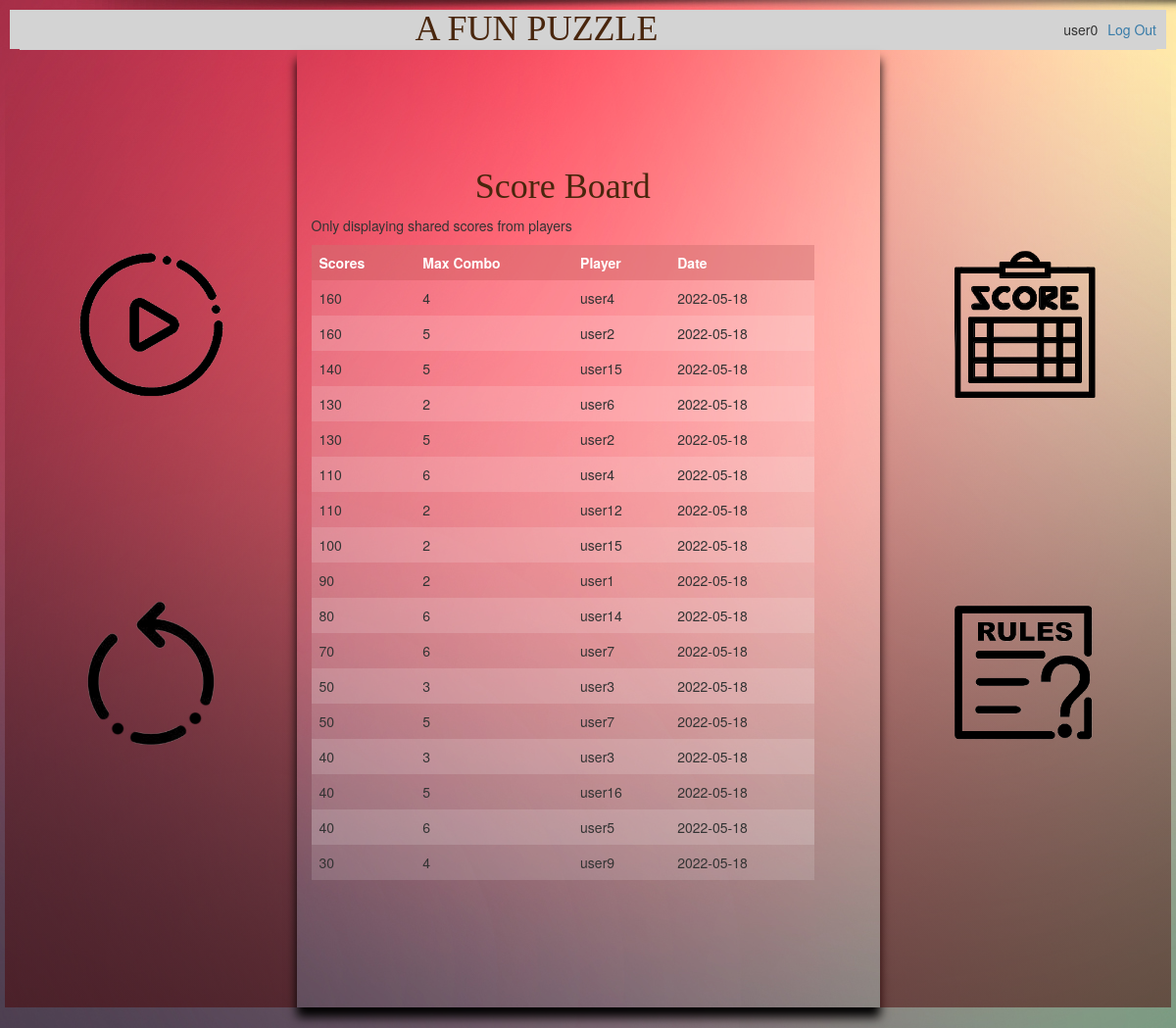
/score (signed in), run on the app's committed database.
### tables this page shows
CREATE TABLE user (
  id INTEGER PRIMARY KEY AUTOINCREMENT,
  username TEXT UNIQUE NOT NULL,
  password TEXT NOT NULL,
  isadmin INTEGER NOT NULL

);

CREATE TABLE score (
  id INTEGER PRIMARY KEY AUTOINCREMENT,
  player_id INTEGER NOT NULL,
  created TIMESTAMP NOT NULL DEFAULT CURRENT_TIMESTAMP,
  maxcombo INTEGER NOT NULL,
  score INTEGER NOT NULL,
  shareable TEXT NOT NULL,
  FOREIGN KEY (player_id) REFERENCES user (id)
);

### flaskapp/play.py (the view, shortened to what this page needs)
@bp.route('/score', methods=('GET', 'POST'))
@login_required
def score():
    db = get_db()
    scores = db.execute(
        'SELECT s.id, maxcombo, score, created, player_id, username, shareable'
        ' FROM score s JOIN user u ON s.player_id = u.id'
        ' ORDER BY score DESC'
    ).fetchall()
    users = db.execute(
        'SELECT id, username, isadmin'
        ' FROM user '
        ' ORDER BY id DESC'
    ).fetchall()
    return render_template('play/score.html', scores=scores, users=users)

### flaskapp/auth.py (called while the page is built)
@bp.before_app_request
def load_logged_in_user():
    user_id = session.get('user_id')
    if user_id is None:
        g.user = None
    else:
        g.user = get_db().execute(
            'SELECT * FROM user WHERE id = ?', (user_id,)
        ).fetchone()

def login_required(view):
    @functools.wraps(view)
    def wrapped_view(**kwargs):
        if g.user is None:
            return redirect(url_for('auth.login'))
        return view(**kwargs)
    return wrapped_view

### flaskapp/db.py (called while the page is built)
def get_db():
    if 'db' not in g:
        g.db = sqlite3.connect(
            current_app.config['DATABASE'],
            detect_types=sqlite3.PARSE_DECLTYPES
        )
        g.db.row_factory = sqlite3.Row
    return g.db

### flaskapp/templates/play/score.html (shortened to what this page needs)
{% extends 'base.html' %}
{% block content %}
    <div class="row">
      <div class="col-xs-12">
        <h1>{% block title %}Score Board {% endblock %}</h1>
      </div>
      <div class="col-xs-12">
        <table id="scoreboard">
          <tr>
            <th>Scores</th>
            <th>Max Combo</th>
            <th>Player</th>
            <th>Date</th>
          </tr>
          {% if g.user['isadmin'] == 1 %}
          {% for score in scores %}
          <tr>
            <td>{{ score['score'] }}</td>
            <td>{{ score['maxcombo'] }}</td>
            <td>{{ score['username'] }}</td>
            <td>{{ score['created'].strftime('%Y-%m-%d') }}</td>
          </tr>
          {% endfor %}
          <tr>
            <form method="post">
              <td>
                <label for="score">Score</label>
                <input name="score" id="score" placeholder="Enter a score" required>
              </td>
              <td>
                <label for="username">Maxcombo</label>
                <input name="maxcombo" id="maxcombo" placeholder="Enter a maxcombo" required>
              </td>
              <td>
                <label for="cars">Player:</label>
                <select name="playerid" id="playerid">
                  {% for user in users %}
                  <option value = {{ user['id'] }} >{{ user['username'] }}</option>
                  {% endfor %}
                </select>
              </td>
              <td>
                <input type="submit" value="Add">
              </td>
            </form>
          </tr>
          {% else %}
          <p>Only displaying shared scores from players</p>
          {% for score in scores %}
          {% if score['shareable'] == "1" %}
          <tr>
            <td>{{ score['score'] }}</td>
            <td>{{ score['maxcombo'] }}</td>
            <td>{{ score['username'] }}</td>
            <td>{{ score['created'].strftime('%Y-%m-%d') }}</td>
          </tr>
          {% endif %}
          {% endfor %}
          {% endif %}
        </table>
      </div>
    </div>
{% endblock %}

### flaskapp/templates/base.html (shortened to what this page needs)
<!doctype html>
<link rel="stylesheet" href="https://maxcdn.bootstrapcdn.com/bootstrap/3.4.1/css/bootstrap.min.css">
<link rel="stylesheet" href="{{ url_for('static', filename='css/style.css') }}">
<nav>
  <h1>A FUN PUZZLE</h1>
  <ul>
    {% if g.user %}
      <li><span>{{ g.user['username'] }}</span>
      <li><a href="{{ url_for('auth.logout') }}">Log Out</a>
    {% else %}
      <li><a href="{{ url_for('auth.register') }}">Register</a>
      <li><a href="{{ url_for('auth.login') }}">Log In</a>
    {% endif %}
  </ul>
</nav>
<section class="content">
  <header>
  </header>
  <div class="row" >
    <div class="col-sm-3 col-xs-12 centerdiv maindivs">
      <div class="row">
        <div class="col-sm-12 col-xs-6 btndiv">
          <a href="/play#play">
            <div class="play buttondiv">
            </div>
          </a>
        </div>
        <div class="col-sm-12 col-xs-6 btndiv">
          <a href="/restart">
            <div class="restart buttondiv">
            </div>
          </a>
        </div>
      </div>
    </div>
    <div class="col-sm-6 col-xs-12 gamediv maindivs" id="play">
  {% block content %}
  {% endblock %}
</div>
<div class="col-sm-3 col-xs-12 centerdiv maindivs">
  <div class="row">
    <div class="col-sm-12 col-xs-6 btndiv">
      <a href="/score">
        <div class="score buttondiv">
        </div>
      </a>
    </div>
    <div class="col-sm-12 col-xs-6 btndiv">
      <a href="/rules">
        <div class="rules buttondiv">
        </div>
      </a>
    </div>
  </div>
</div>
</div>
</section>

### flaskapp/static/css/style.css (style rules this page uses)
.gamediv { padding-top: 110px; overflow: auto; height: 95vh; display: flex; display: -webkit-flex; transition: 0.3s; box-shadow: 0px 10px 10px rgb(0, 0, 0); }
.centerdiv { height: 95vh; display: flex; justify-content: center; background: linear-gradient(rgba(0, 0, 0, 0.0), rgba(72, 2, 2, 0.5)); }
.btndiv { display: flex; justify-content: center; }
.buttondiv { margin-top: 20vh; margin-left: 20px; margin-right: 20px; height: 150px; width: 150px; background-repeat: no-repeat; background-size: contain; transition: 0.3s; }
.play { background-image: url("pics/play.png"); }
.restart { background-image: url("pics/restart.png"); }
.score { background-image: url("pics/score.png"); }
.rules { background-image: url("pics/rules.png"); }
table { margin-bottom: 110px; border-collapse: collapse; width: 100%; }
th, td { text-align: left; padding: 8px; }
tr:nth-child(even) { background-color: #f2f2f226 }
tr:nth-child(odd) { background-color: #f8f8f846 }
th { background-color: #aa040442; color: white; }
h1 { font-family: cursive; text-align: center; font-family: serif; color: #49260d; margin: 1rem 0; }
a { color: #377ba8; }
nav { width: 100%; background: lightgray; display: flex; align-items: center; padding: 0 0.5rem; }
nav h1 { flex: auto; margin: 0; }
nav ul { display: flex; list-style: none; margin: 0; padding: 0; }
nav ul li a, nav ul li span, header .action { display: block; padding: 0.5rem; }
.content { padding: 0 1rem 1rem; }
.content>header { border-bottom: 1px solid lightgray; display: flex; align-items: flex-end; }
.content:last-child { margin-bottom: 0; }

### data on the page
user: user.username "user0"
score: score "160", maxcombo "4", username "user4", created "2022-05-18"
score: score "160", maxcombo "5", username "user2", created "2022-05-18"
score: score "140", maxcombo "5", username "user15", created "2022-05-18"
score: score "130", maxcombo "2", username "user6", created "2022-05-18"
score: score "130", maxcombo "5", username "user2", created "2022-05-18"
score: score "110", maxcombo "6", username "user4", created "2022-05-18"
score: score "110", maxcombo "2", username "user12", created "2022-05-18"
score: score "100", maxcombo "2", username "user15", created "2022-05-18"
score: score "90", maxcombo "2", username "user1", created "2022-05-18"
score: score "80", maxcombo "6", username "user14", created "2022-05-18"
score: score "70", maxcombo "6", username "user7", created "2022-05-18"
score: score "50", maxcombo "3", username "user3", created "2022-05-18"
score: score "50", maxcombo "5", username "user7", created "2022-05-18"
score: score "40", maxcombo "3", username "user3", created "2022-05-18"
score: score "40", maxcombo "5", username "user16", created "2022-05-18"
score: score "40", maxcombo "6", username "user5", created "2022-05-18"
score: score "30", maxcombo "4", username "user9", created "2022-05-18"
